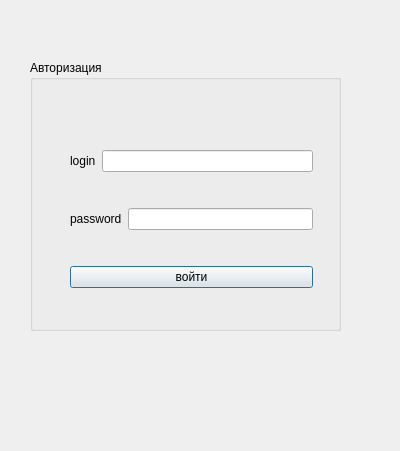
<?xml version="1.0" encoding="UTF-8"?>
<ui version="4.0">
 <class>Autorisation</class>
 <widget class="QDialog" name="Autorisation">
  <property name="geometry">
   <rect>
    <x>0</x>
    <y>0</y>
    <width>400</width>
    <height>451</height>
   </rect>
  </property>
  <property name="windowTitle">
   <string>Dialog</string>
  </property>
  <widget class="QGroupBox" name="groupBox">
   <property name="geometry">
    <rect>
     <x>30</x>
     <y>60</y>
     <width>311</width>
     <height>271</height>
    </rect>
   </property>
   <property name="title">
    <string>Авторизация</string>
   </property>
   <widget class="QWidget" name="">
    <property name="geometry">
     <rect>
      <x>40</x>
      <y>60</y>
      <width>243</width>
      <height>201</height>
     </rect>
    </property>
    <layout class="QVBoxLayout" name="verticalLayout_2">
     <item>
      <layout class="QHBoxLayout" name="horizontalLayout">
       <item>
        <widget class="QLabel" name="label">
         <property name="text">
          <string>login</string>
         </property>
        </widget>
       </item>
       <item>
        <widget class="QLineEdit" name="login"/>
       </item>
      </layout>
     </item>
     <item>
      <layout class="QHBoxLayout" name="horizontalLayout_2">
       <item>
        <widget class="QLabel" name="label_2">
         <property name="text">
          <string>password</string>
         </property>
        </widget>
       </item>
       <item>
        <widget class="QLineEdit" name="password"/>
       </item>
      </layout>
     </item>
     <item>
      <widget class="QPushButton" name="pushButton">
       <property name="text">
        <string>войти</string>
       </property>
      </widget>
     </item>
    </layout>
   </widget>
  </widget>
 </widget>
 <resources/>
 <connections/>
</ui>
